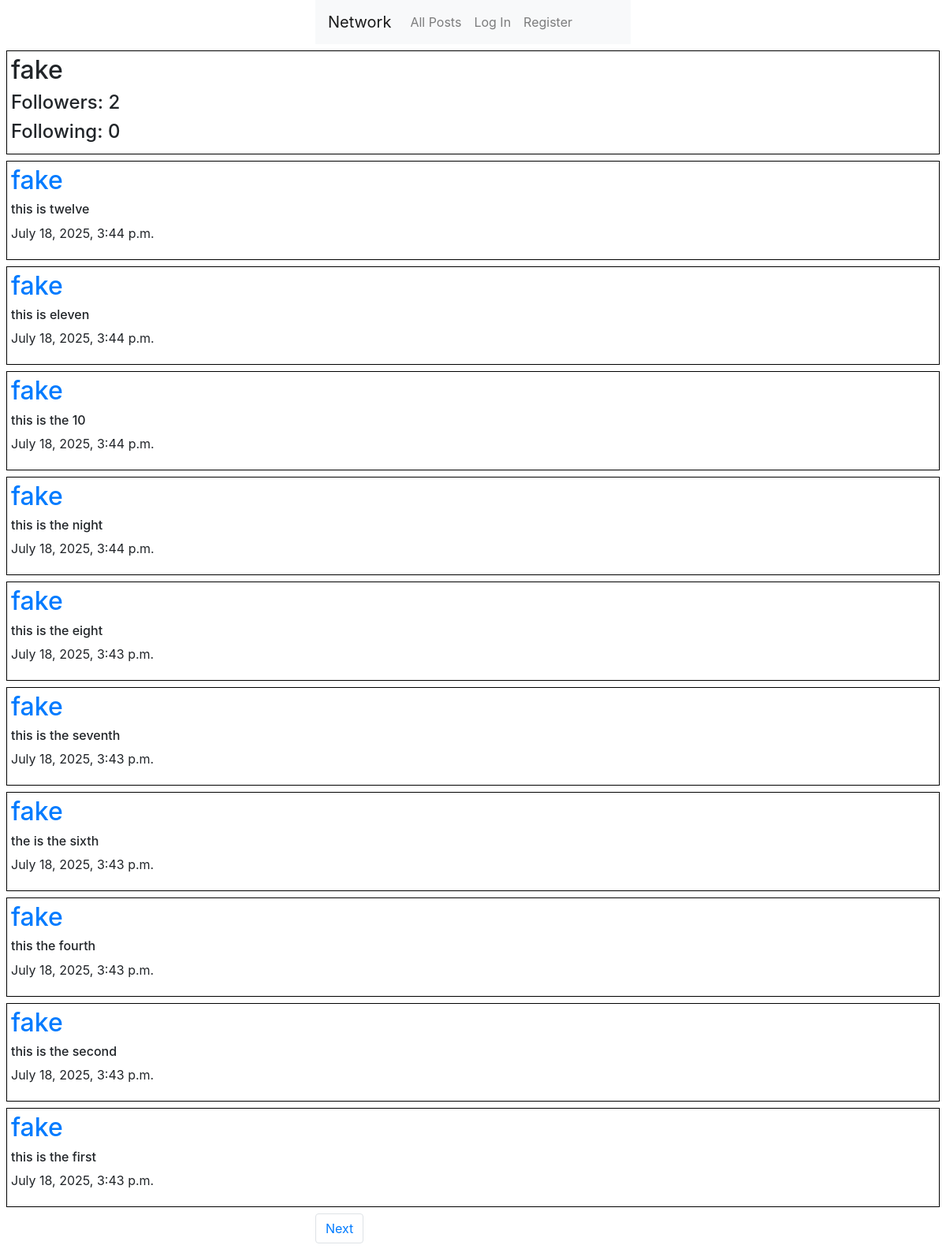
The app's page /profile/1 with its own data.
### network/models.py (models this page shows, shortened)
class User(AbstractUser):
    pass

class Posts(models.Model):
    content = models.CharField(max_length=164)
    user = models.ForeignKey(User, on_delete=models.CASCADE, related_name="author")
    date = models.DateTimeField(auto_now_add=True)

### network/views.py (the view)
# urls.py: path('profile/<int:user_id>', views.profile, name="profile"),
def profile(request, user_id):
        user = User.objects.get(pk=user_id)
        Uposts = Posts.objects.filter(user=user).order_by('id').reverse()
        pagi = Paginator(Uposts, 10)
        paginumber = request.GET.get('page')
        pagePosts = pagi.get_page(paginumber)
        following = Follow.objects.filter(user=user)
        followers = Follow.objects.filter(user_follower=user)
        try:
            checkFollow = followers.filter(user=User.objects.get(pk=request.user.id))
            print(checkFollow)
            if len(checkFollow) != 0:
                isFollowing = True
            else:
                isFollowing = False
        except:
            isFollowing = False
        context = {
            "isFollowing":isFollowing,
            "user_profile":user,
            "following":following,
            "followers":followers,
            "name":user.username,
            "posts":Uposts,
            "pagePosts":pagePosts,
        }
        return render(request, "network/profile.html", context)

### network/templates/network/profile.html (shortened to what this page needs)
{% extends "network/layout.html" %}
{% block body %}
    <div class="cont">
        <div class="profile-main">
          <h2>{{name}}</h2>
            <h4>Followers: {{followers.count}}</h4>
            <h4>Following: {{following.count}}</h4>
        </div>
    </div>
    <div>
        {%for post in pagePosts %}
          <div id="profile-post">
            <h2><a href="{%url 'profile' user_id=post.user.id%}">{{post.user}}</a></h2>
            <h6>{{post.content}}</h6>
            <p>{{post.date}}</p>
          </div>
        {%endfor%}
    </div>
    <nav aria-label="Page navigation example">
        <ul class="pagination">
            {%if pagePosts.has_next %}
                <li class="page-item"><a class="page-link" href="?page={{pagePosts.next_page_number}}">Next</a></li>
            {%endif%}
        </ul>
    </nav>
{% endblock %}

### network/static/network/styles.css (style rules this page uses)
nav { display: block; width: 400px; margin: 0 auto; }
.profile-main, #profile-post { margin: 8px; border: 1px solid black; padding: 5px; }

### records on screen
User: username "fake"
Posts: user "fake", content "this is twelve", date "July 18, 2025, 3:44 p.m."
Posts: user "fake", content "this is eleven", date "July 18, 2025, 3:44 p.m."
Posts: user "fake", content "this is the 10", date "July 18, 2025, 3:44 p.m."
Posts: user "fake", content "this is the night", date "July 18, 2025, 3:44 p.m."
Posts: user "fake", content "this is the eight", date "July 18, 2025, 3:43 p.m."
Posts: user "fake", content "this is the seventh", date "July 18, 2025, 3:43 p.m."
Posts: user "fake", content "the is the sixth", date "July 18, 2025, 3:43 p.m."
Posts: user "fake", content "this the fourth", date "July 18, 2025, 3:43 p.m."
Posts: user "fake", content "this is the second", date "July 18, 2025, 3:43 p.m."
Posts: user "fake", content "this is the first", date "July 18, 2025, 3:43 p.m."

### other values on screen
{{ followers.count }} "2"
{{ following.count }} "0"
